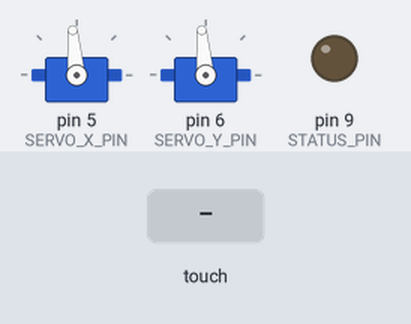
Bench run of a sketch on a simulated Arduino Uno, built with avr-gcc and run on an emulated ATmega328P. On the bench: 2 × servo, output pins drawn as LEDs (lit = HIGH). The inputs (shaded band) are chosen by the test bench. What the sketch prints to the serial monitor is not drawn.

Above: at 1.3 s.
1.4 s: touch panel pressed at 13 % / 10 % of its raw x / y range
At 1.61 s:
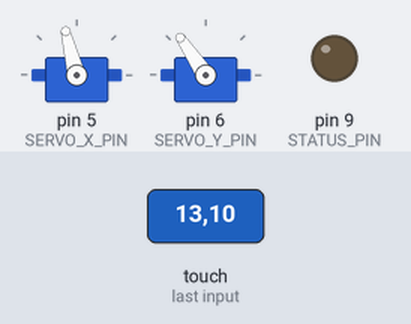
3.2 s: touch panel pressed at 38 % / 10 % of its raw x / y range
At 3.9 s:
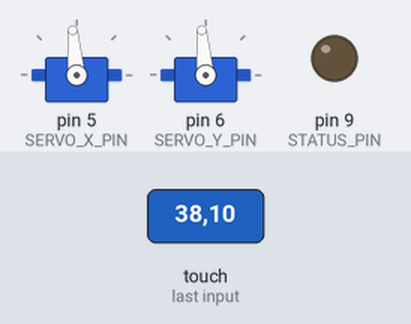
5.0 s: touch panel pressed at 13 % / 30 % of its raw x / y range
At 5.21 s:
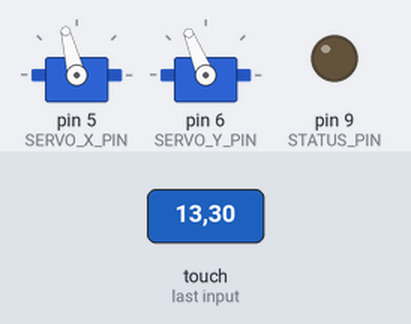
6.8 s: touch panel pressed at 62 % / 10 % of its raw x / y range
At 6.98 s:
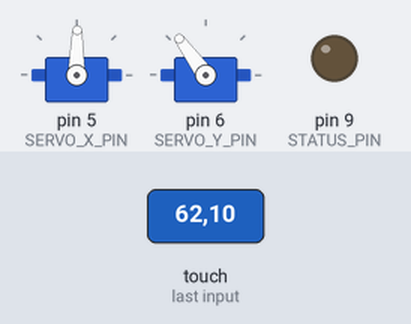
8.3 s: touch panel pressed at 38 % / 30 % of its raw x / y range
At 8.9 s:
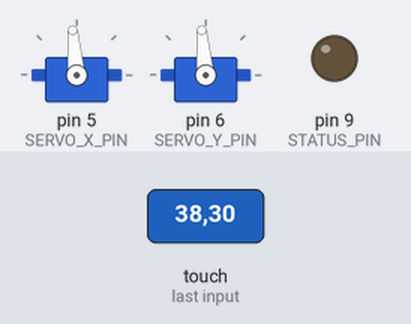
10.1 s: touch panel pressed at 87 % / 10 % of its raw x / y range
At 10.33 s:
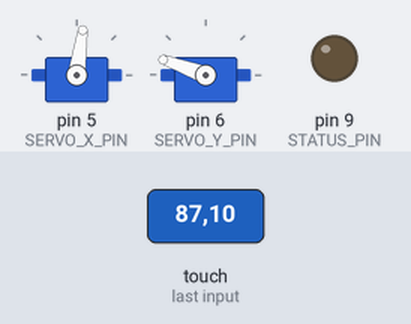
Timing chart, 0 to 12.9 s (numbered marks = the images above; inputs shaded):
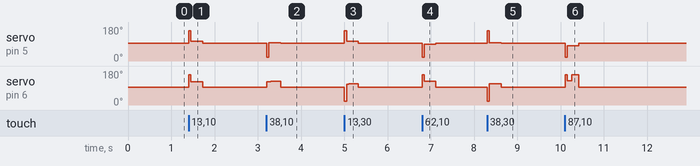

The sketch:

ball_plate_pid_controller.ino
```cpp
/*
 * Design and Implementation of a Two-Degree-of-Freedom Ball-and-Plate Robot
 * Author: Seyedhossein Seyedhosseini
 *
 * Source: undergraduate thesis, Arduino implementation, pp. 48-54.
 *
 * Transcription notes:
 * - The control structure and numerical parameters follow the thesis.
 * - Pin 9 is explicitly configured as OUTPUT because the source writes HIGH
 *   to that pin as a status indicator but does not configure its mode.
 * - Unused variables and duplicate initialization statements were removed.
 * - The firmware has not been compiled against the original libraries or
 *   tested on the original physical prototype in this environment.
 *
 * Required libraries:
 * - PID_v1 (Brett Beauregard Arduino PID Library)
 * - Adafruit TouchScreen
 * - Servo (Arduino library)
 */

#include <stdint.h>
#include <PID_v1.h>
#include <TouchScreen.h>
#include <Servo.h>

// Four-wire resistive touchscreen connections.
#define YP A0
#define XM A1
#define YM 3
#define XP 4

// Hardware pins.
const uint8_t SERVO_X_PIN = 5;
const uint8_t SERVO_Y_PIN = 6;
const uint8_t STATUS_PIN  = 9;

// Touchscreen resistance measured between the two same-name pins.
TouchScreen touchScreen(XP, YP, XM, YM, 300);

Servo servoX;
Servo servoY;

// Touchscreen raw-to-millimetre conversion factors from the thesis firmware.
const double X_RAW_TO_MM = 322.0 / 868.0;
const double Y_RAW_TO_MM = 247.0 / 885.0;

// Desired ball position in millimetres.
double setpointX = 175.0;
double setpointY = 144.0;

// Measured ball position and servo commands.
double inputX = 175.0;
double inputY = 144.0;
double outputX = 95.0;
double outputY = 95.0;

// PID gains reported in the thesis.
const double KP_X = 0.10;
const double KI_X = 0.01;
const double KD_X = 0.06;

const double KP_Y = 0.30;
const double KI_Y = 0.08;
const double KD_Y = 0.13;

// Controller and servo configuration.
const unsigned long PID_SAMPLE_TIME_MS = 50;
const int SERVO_NEUTRAL_DEG = 95;
const int SERVO_MIN_DEG = 20;
const int SERVO_MAX_DEG = 160;

// Ball-position acceptance band and stability threshold.
const double POSITION_TOLERANCE_MM = 20.0;
const unsigned long STABLE_COUNT_LIMIT = 125;

// The source firmware uses loop-count thresholds for no-touch handling.
unsigned int noTouchCount = 0;
unsigned long stableCount = 0;

PID pidX(&inputX, &outputX, &setpointX, KP_X, KI_X, KD_X, DIRECT);
PID pidY(&inputY, &outputY, &setpointY, KP_Y, KI_Y, KD_Y, DIRECT);

/*
 * This contact-detection condition is retained from the thesis:
 * X must be nonzero and Y must be outside the 740-751 raw-count band.
 */
bool isBallDetected(const TSPoint &point)
{
    return (point.x != 0) && ((point.y < 740) || (point.y > 751));
}

bool isInsideTargetBand()
{
    return (inputX > setpointX - POSITION_TOLERANCE_MM &&
            inputX < setpointX + POSITION_TOLERANCE_MM &&
            inputY > setpointY - POSITION_TOLERANCE_MM &&
            inputY < setpointY + POSITION_TOLERANCE_MM);
}

bool isOutsideTargetBand()
{
    return (inputX < setpointX - POSITION_TOLERANCE_MM ||
            inputX > setpointX + POSITION_TOLERANCE_MM ||
            inputY < setpointY - POSITION_TOLERANCE_MM ||
            inputY > setpointY + POSITION_TOLERANCE_MM);
}

void attachServos()
{
    if (!servoX.attached()) {
        servoX.attach(SERVO_X_PIN);
    }
    if (!servoY.attached()) {
        servoY.attach(SERVO_Y_PIN);
    }
}

void detachServos()
{
    if (servoX.attached()) {
        servoX.detach();
    }
    if (servoY.attached()) {
        servoY.detach();
    }
}

void commandNeutralPosition()
{
    outputX = SERVO_NEUTRAL_DEG;
    outputY = SERVO_NEUTRAL_DEG;
    servoX.write(SERVO_NEUTRAL_DEG);
    servoY.write(SERVO_NEUTRAL_DEG);
}

void setup()
{
    pinMode(STATUS_PIN, OUTPUT);
    digitalWrite(STATUS_PIN, LOW);

    attachServos();
    commandNeutralPosition();

    Serial.begin(115200);

    // The thesis uses the plate centre as the initial position and setpoint.
    inputX = setpointX;
    inputY = setpointY;

    pidX.SetMode(AUTOMATIC);
    pidY.SetMode(AUTOMATIC);

    pidX.SetOutputLimits(SERVO_MIN_DEG, SERVO_MAX_DEG);
    pidY.SetOutputLimits(SERVO_MIN_DEG, SERVO_MAX_DEG);

    pidX.SetSampleTime(PID_SAMPLE_TIME_MS);
    pidY.SetSampleTime(PID_SAMPLE_TIME_MS);

    delay(100);
}

void loop()
{
    // Regulation stage: operate until the stability counter reaches its limit.
    while (stableCount < STABLE_COUNT_LIMIT) {
        TSPoint contactPoint = touchScreen.getPoint();

        if (isBallDetected(contactPoint)) {
            noTouchCount = 0;
            attachServos();

            // A second touchscreen read is retained as in the thesis source.
            TSPoint measuredPoint = touchScreen.getPoint();

            inputX = measuredPoint.x * X_RAW_TO_MM;
            inputY = measuredPoint.y * Y_RAW_TO_MM;

            if (isInsideTargetBand()) {
                stableCount++;
                digitalWrite(STATUS_PIN, HIGH);
            }

            pidX.Compute();
            pidY.Compute();

            servoX.write((int)outputX);
            servoY.write((int)outputY);
        }
        else {
            noTouchCount++;

            if (noTouchCount == 75) {
                // The extra increment is retained from the thesis implementation.
                noTouchCount++;
                commandNeutralPosition();
            }

            if (noTouchCount == 150) {
                detachServos();
            }

            // Telemetry format retained from the thesis implementation.
            Serial.print(setpointX);
            Serial.print(",");
            Serial.print(setpointY);
            Serial.print(",");
            Serial.print(inputX);
            Serial.print(",");
            Serial.print(inputY);
            Serial.println(noTouchCount);
        }
    }

    detachServos();

    // Monitoring stage: re-enable regulation if the ball leaves the target band.
    while (stableCount == STABLE_COUNT_LIMIT) {
        TSPoint measuredPoint = touchScreen.getPoint();

        inputX = measuredPoint.x * X_RAW_TO_MM;
        inputY = measuredPoint.y * Y_RAW_TO_MM;

        if (isOutsideTargetBand()) {
            attachServos();
            stableCount = 0;
        }
    }
}
```

Measured:
- after the input at 1.4 s, servo on pin 5 (SERVO_X_PIN): 95° → 104° at once, → 95° 0.33 s later; servo on pin 6 (SERVO_Y_PIN): 95° → 124° at once, → 95° 0.33 s later
- after the input at 3.2 s, servo on pin 5 (SERVO_X_PIN): 95° → 96° at once, → 95° 0.33 s later; servo on pin 6 (SERVO_Y_PIN): 95° → 124° at once, → 125° 0.10 s later, → 95° 0.23 s later
- after the input at 5.0 s, servo on pin 5 (SERVO_X_PIN): 95° → 104° at once, → 95° 0.33 s later; servo on pin 6 (SERVO_Y_PIN): 95° → 112° at once, → 95° 0.33 s later
- after the input at 6.8 s, servo on pin 5 (SERVO_X_PIN): 95° → 89° at once, → 95° 0.31 s later; servo on pin 6 (SERVO_Y_PIN): 95° → 126° at once, → 95° 0.31 s later
- after the input at 8.3 s, servo on pin 5 (SERVO_X_PIN): 95° → 97° at once, → 95° 0.33 s later; servo on pin 6 (SERVO_Y_PIN): 95° → 113° at once, → 95° 0.33 s later
- after the input at 10.1 s, servo on pin 5 (SERVO_X_PIN): 95° → 82° at once, → 95° 0.31 s later; servo on pin 6 (SERVO_Y_PIN): 95° → 128° at once, → 160° 0.15 s later, → 95° 0.16 s later
